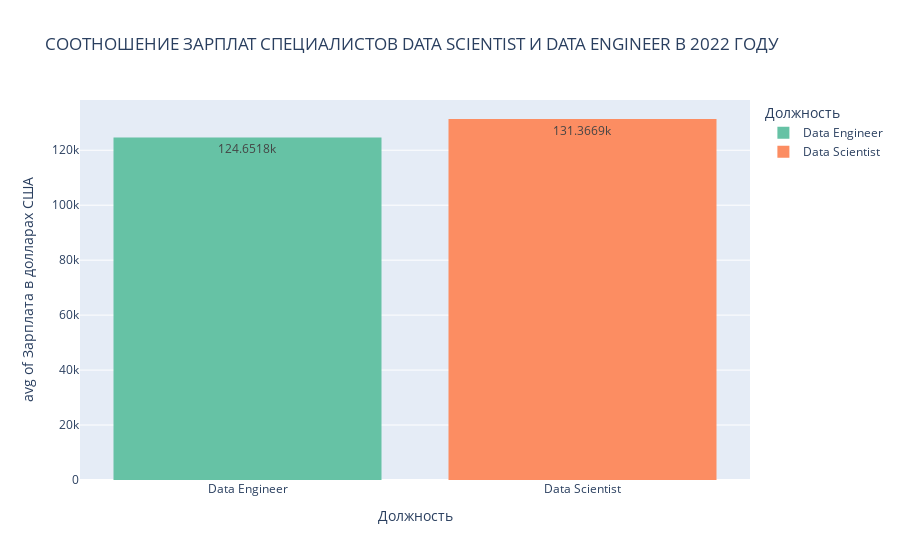

This figure's notebook cell:
### Markdown cell above
* СООТНОШЕНИЕ ЗАРПЛАТ СПЕЦИАЛИСТОВ DATA SCIENTIST И DATA ENGINEER В 2022 ГОДУ

### Code cell
# Чтобы предварительно ответить на вопрос "Как соотносятся зарплаты Data Scientist и Data Engineer в 2022 году?" проведем визуальный анализ.
# Подоговим данные для исследования - отфильтруем датасет по профессиям Data Scientist и Data Engineer и по 2022 году. Используем 
# для этого маски:

mask1 = data['work_year'] == 2022
mask2 = (data['job_title'] == 'Data Scientist') | (data['job_title'] == 'Data Engineer')
data_DS_DE_2022 = data[mask1][mask2]

# Построим гистраграмму распределения:

fig = px.histogram(data_DS_DE_2022, x = 'job_title', y = 'salary_in_usd', histfunc = 'avg',
                   title = 'СООТНОШЕНИЕ ЗАРПЛАТ СПЕЦИАЛИСТОВ DATA SCIENTIST И DATA ENGINEER В 2022 ГОДУ', 
                   labels = {'job_title': 'Должность', 'salary_in_usd': 'Зарплата в долларах США'}, 
                   text_auto = True, color = 'job_title',
                   color_discrete_sequence = px.colors.qualitative.Set2)
fig.show()

### Figure 1 — Plotly figure (JSON) as saved in the notebook; plotly's stock layout.template omitted (floating-point values rounded to 4 significant figures)
{"data": [{"alignmentgroup": "True", "bingroup": "x", "histfunc": "avg", "hovertemplate": "Должность=%{x}<br>avg of Зарплата в долларах США=%{y}<extra></extra>", "legendgroup": "Data Engineer", "marker": {"color": "rgb(102,194,165)", "pattern": {"shape": ""}}, "name": "Data Engineer", "offsetgroup": "Data Engineer", "orientation": "v", "showlegend": true, "texttemplate": "%{value}", "type": "histogram", "x": ["Data Engineer", "Data Engineer", "Data Engineer", "Data Engineer", "Data Engineer", "Data Engineer", "Data Engineer", "Data Engineer", "Data Engineer", "Data Engineer", "Data Engineer", "Data Engineer", "Data Engineer", "Data Engineer", "Data Engineer", "Data Engineer", "Data Engineer", "Data Engineer", "Data Engineer", "Data Engineer", "Data Engineer", "Data Engineer", "Data Engineer", "Data Engineer", "Data Engineer", "Data Engineer", "Data Engineer", "Data Engineer", "Data Engineer", "Data Engineer", "Data Engineer", "Data Engineer", "Data Engineer", "Data Engineer", "Data Engineer", "Data Engineer", "Data Engineer", "Data Engineer", "Data Engineer", "Data Engineer", "Data Engineer", "Data Engineer", "Data Engineer", "Data Engineer", "Data Engineer", "Data Engineer", "Data Engineer", "Data Engineer", "Data Engineer", "Data Engineer", "Data Engineer", "Data Engineer", "Data Engineer", "Data Engineer", "Data Engineer", "Data Engineer", "Data Engineer", "Data Engineer", "Data Engineer", "Data Engineer", "Data Engineer", "Data Engineer", "Data Engineer", "Data Engineer", "Data Engineer", "Data Engineer", "Data Engineer", "Data Engineer", "Data Engineer", "Data Engineer", "Data Engineer", "Data Engineer", "Data Engineer", "Data Engineer", "Data Engineer", "Data Engineer", "Data Engineer", "Data Engineer", "Data Engineer"], "xaxis": "x", "y": [135000, 170000, 150000, 52351, 242000, 200000, 78526, 52351, 45807, 181940, 132320, 220110, 160080, 165400, 132320, 243900, 128875, 93700, 156600, 108800, 113000, 78526, 65438, 160000, 136000, 136994, 101570, 155000, 117789, 209100, 154600, 175000, 98158, 183600, 65949, 49461, 78526, 58894, 63900, 82900, 100800, 49461, 87932, 76940, 104702, 91614, 65949, 87932, 98158, 76940, 180000, 80000, 105000, 54957, 120000, 100000, 324000, 216000, 210000, 58035, 115000, 65000, 68147, 206699, 99100, 130000, 110500, 160000, 200100, 145000, 70500, 175100, 140250, 54000, 25000, 220110, 160080, 154000, 126000], "yaxis": "y"}, {"alignmentgroup": "True", "bingroup": "x", "histfunc": "avg", "hovertemplate": "Должность=%{x}<br>avg of Зарплата в долларах США=%{y}<extra></extra>", "legendgroup": "Data Scientist", "marker": {"color": "rgb(252,141,98)", "pattern": {"shape": ""}}, "name": "Data Scientist", "offsetgroup": "Data Scientist", "orientation": "v", "showlegend": true, "texttemplate": "%{value}", "type": "histogram", "x": ["Data Scientist", "Data Scientist", "Data Scientist", "Data Scientist", "Data Scientist", "Data Scientist", "Data Scientist", "Data Scientist", "Data Scientist", "Data Scientist", "Data Scientist", "Data Scientist", "Data Scientist", "Data Scientist", "Data Scientist", "Data Scientist", "Data Scientist", "Data Scientist", "Data Scientist", "Data Scientist", "Data Scientist", "Data Scientist", "Data Scientist", "Data Scientist", "Data Scientist", "Data Scientist", "Data Scientist", "Data Scientist", "Data Scientist", "Data Scientist", "Data Scientist", "Data Scientist", "Data Scientist", "Data Scientist", "Data Scientist", "Data Scientist", "Data Scientist", "Data Scientist", "Data Scientist", "Data Scientist", "Data Scientist", "Data Scientist", "Data Scientist", "Data Scientist", "Data Scientist", "Data Scientist", "Data Scientist", "Data Scientist", "Data Scientist", "Data Scientist", "Data Scientist", "Data Scientist", "Data Scientist", "Data Scientist", "Data Scientist", "Data Scientist", "Data Scientist", "Data Scientist", "Data Scientist", "Data Scientist", "Data Scientist", "Data Scientist", "Data Scientist", "Data Scientist", "Data Scientist"], "xaxis": "x", "y": [130000, 90000, 136620, 99360, 117789, 104702, 146000, 123000, 65438, 39263, 165220, 120160, 180000, 120000, 95550, 167000, 150000, 211500, 138600, 170000, 215300, 158200, 180000, 71982, 45807, 260000, 180000, 80000, 140400, 215300, 31615, 18442, 104890, 140000, 220000, 183228, 91614, 185100, 200000, 120000, 230000, 100000, 100000, 35590, 100000, 165000, 52396, 40000, 86703, 48000, 122346, 69336, 135000, 78000, 141300, 102100, 205300, 176000, 144000, 205300, 140400, 210000, 150000, 160000, 130000], "yaxis": "y"}], "layout": {"barmode": "relative", "legend": {"title": {"text": "Должность"}, "tracegroupgap": 0}, "title": {"text": "СООТНОШЕНИЕ ЗАРПЛАТ СПЕЦИАЛИСТОВ DATA SCIENTIST И DATA ENGINEER В 2022 ГОДУ"}, "xaxis": {"anchor": "y", "categoryarray": ["Data Engineer", "Data Scientist"], "categoryorder": "array", "domain": [0, 1], "title": {"text": "Должность"}}, "yaxis": {"anchor": "x", "domain": [0, 1], "title": {"text": "avg of Зарплата в долларах США"}}}}
